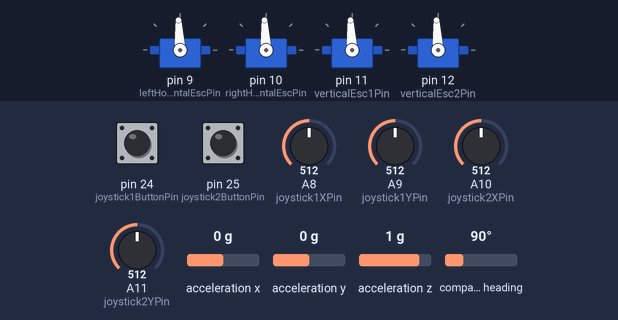
This program was run on a simulated Arduino Mega 2560, built with avr-gcc and run on an emulated ATmega2560. Shown: 4 × servo. The inputs (shaded band) are chosen by the test bench; at power-on: A8 (joystick1XPin) = 512, A11 (joystick2YPin) = 512, A9 (joystick1YPin) = 512, pin 25 (joystick2ButtonPin) HIGH, pin 24 (joystick1ButtonPin) HIGH, A10 (joystick2XPin) = 512, acceleration x 0 g, acceleration y 0 g, acceleration z 1 g, compass heading 90°. What the program prints to the serial monitor is not drawn.

Above: at 7.3 s.
7.4 s: A8 (joystick1XPin) set to 90
At 8.0 s:
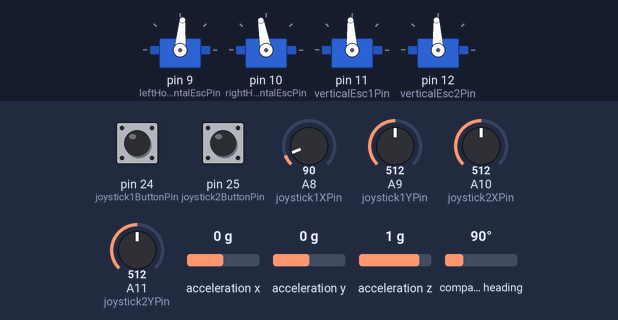
9.0 s: A11 (joystick2YPin) set to 992
At 10.2 s:
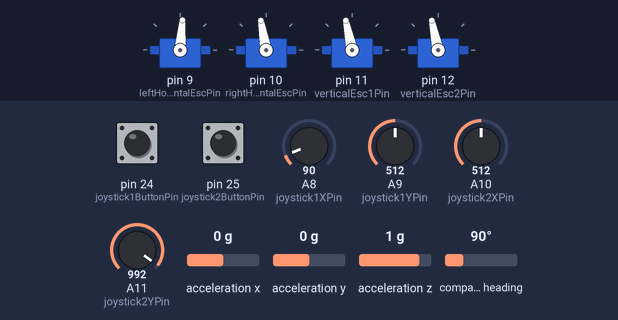
10.5 s: A9 (joystick1YPin) set to 306
At 11.6 s:
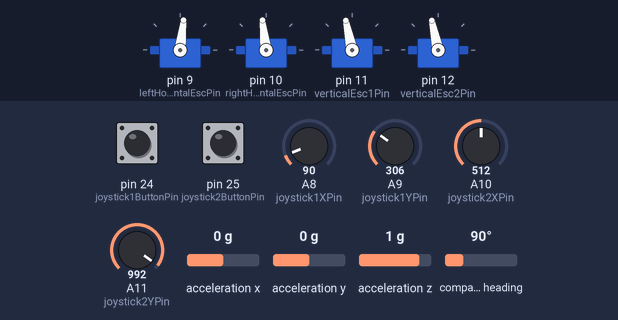
15.8 s: pin 25 (joystick2ButtonPin) pulled LOW for 1 s
At 16.6 s:
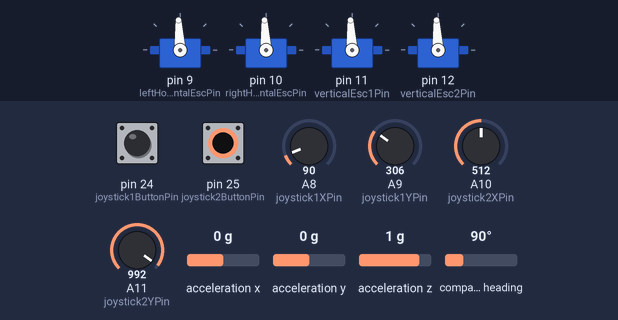
Timing chart, 0 to 18.8 s (numbered marks = the images above; inputs shaded):
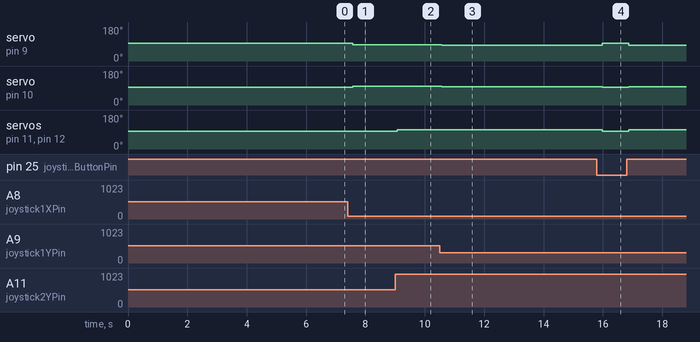

The program:

main.cpp
```cpp
#include <Arduino.h>
#include <Servo.h>
#include <Wire.h>
#include <Adafruit_BNO055.h>
#include <utility/imumaths.h>

const byte leftHorizontalEscPin = 9;
const byte rightHorizontalEscPin = 10;
const byte verticalEsc1Pin = 11;
const byte verticalEsc2Pin = 12;

const byte joystick1XPin = A8;
const byte joystick1YPin = A9;
const byte joystick1ButtonPin = 24;

const byte joystick2XPin = A10;
const byte joystick2YPin = A11;
const byte joystick2ButtonPin = 25;

const int neutralPulse = 1500;
const int minPulse = 1400;
const int maxPulse = 1600;
const int joystickCenter = 512;
const int joystickDeadzone = 60;
const int maxOutputOffset = 100;
const int maxYawCorrection = 30;
const float yawKp = 1.5;
const unsigned long statusIntervalMs = 300;
const unsigned long debounceMs = 50;

Servo leftHorizontalEsc;
Servo rightHorizontalEsc;
Servo verticalEsc1;
Servo verticalEsc2;
Adafruit_BNO055 bno28 = Adafruit_BNO055(55, 0x28, &Wire);
Adafruit_BNO055 bno29 = Adafruit_BNO055(55, 0x29, &Wire);
Adafruit_BNO055 *bno = nullptr;

unsigned long lastStatusTime = 0;
int lastLeftHorizontalPulse = neutralPulse;
int lastRightHorizontalPulse = neutralPulse;
int lastVerticalPulse = neutralPulse;
int lastYawCorrection = 0;
bool bnoReady = false;
bool stabilizeMode = false;
bool lastJoystick1ButtonReading = HIGH;
bool joystick1ButtonState = HIGH;
unsigned long lastJoystick1DebounceTime = 0;
float roll = 0.0;
float pitch = 0.0;
float yaw = 0.0;
float targetYaw = 0.0;
float yawError = 0.0;

// Wandelt einen Analogwert in einen sicheren Ausschlag von -100 bis +100 us um.
int readAxisWithDeadzone(int rawValue) {
  int centeredValue = rawValue - joystickCenter;

  if (abs(centeredValue) <= joystickDeadzone) {
    return 0;
  }

  if (centeredValue > 0) {
    return map(centeredValue, joystickDeadzone + 1, 511, 0, maxOutputOffset);
  }

  return map(centeredValue, -joystickDeadzone - 1, -512, 0, -maxOutputOffset);
}

// Begrenzt alle Pulse hart auf den sicheren Testbereich und sendet sie an die ESCs.
void sendAllThrusters(int leftHorizontalPulse, int rightHorizontalPulse, int verticalPulse) {
  lastLeftHorizontalPulse = constrain(leftHorizontalPulse, minPulse, maxPulse);
  lastRightHorizontalPulse = constrain(rightHorizontalPulse, minPulse, maxPulse);
  lastVerticalPulse = constrain(verticalPulse, minPulse, maxPulse);

  leftHorizontalEsc.writeMicroseconds(lastLeftHorizontalPulse);
  rightHorizontalEsc.writeMicroseconds(lastRightHorizontalPulse);
  verticalEsc1.writeMicroseconds(lastVerticalPulse);
  verticalEsc2.writeMicroseconds(lastVerticalPulse);
}

// Sofortiger Stopp: alle vier ESCs bekommen Neutral.
void stopAllThrusters() {
  sendAllThrusters(neutralPulse, neutralPulse, neutralPulse);
}

// Behandelt den 0/360-Grad-Uebergang.
float calculateYawError(float target, float current) {
  float error = target - current;

  while (error > 180.0) {
    error -= 360.0;
  }

  while (error < -180.0) {
    error += 360.0;
  }

  return error;
}

bool initBno() {
  Serial.println("Teste BNO055 auf Adresse 0x28...");
  if (bno28.begin()) {
    bno = &bno28;
    Serial.println("BNO055 auf 0x28 erkannt.");
    return true;
  }

  Serial.println("Teste BNO055 auf Adresse 0x29...");
  if (bno29.begin()) {
    bno = &bno29;
    Serial.println("BNO055 auf 0x29 erkannt.");
    return true;
  }

  return false;
}

void readBnoValues() {
  if (!bnoReady || bno == nullptr) {
    return;
  }

  imu::Vector<3> euler = bno->getVector(Adafruit_BNO055::VECTOR_EULER);

  // VECTOR_EULER: X = Heading/Yaw, Y = Roll, Z = Pitch
  yaw = euler.x();
  roll = euler.y();
  pitch = euler.z();
}

void resetBnoValues() {
  roll = 0.0;
  pitch = 0.0;
  yaw = 0.0;
  targetYaw = 0.0;
  yawError = 0.0;
  lastYawCorrection = 0;
}

// Joystick 1 schaltet Stabilize bei kurzem Druck ein/aus.
void updateStabilizeButton() {
  bool reading = digitalRead(joystick1ButtonPin);

  if (reading != lastJoystick1ButtonReading) {
    lastJoystick1DebounceTime = millis();
  }

  if (millis() - lastJoystick1DebounceTime > debounceMs) {
    if (reading != joystick1ButtonState) {
      joystick1ButtonState = reading;

      if (joystick1ButtonState == LOW) {
        if (!bnoReady) {
          stabilizeMode = false;
          Serial.println("Stabilize nicht moeglich: BNO055 nicht erkannt.");
        } else {
          readBnoValues();
          stabilizeMode = !stabilizeMode;

          if (stabilizeMode) {
            targetYaw = yaw;
            yawError = 0.0;
            lastYawCorrection = 0;
            Serial.println("Stabilize Mode: aktiviert");
          } else {
            resetBnoValues();
            Serial.println("Stabilize Mode: deaktiviert");
          }
        }
      }
    }
  }

  lastJoystick1ButtonReading = reading;
}

void printStatus(
    int rawX1,
    int rawY1,
    int rawX2,
    int rawY2,
    int throttle,
    int steering,
    int verticalCommand) {
  Serial.print("rawX1=");
  Serial.print(rawX1);
  Serial.print(" rawY1=");
  Serial.print(rawY1);
  Serial.print(" rawX2=");
  Serial.print(rawX2);
  Serial.print(" rawY2=");
  Serial.print(rawY2);
  Serial.print(" throttle=");
  Serial.print(throttle);
  Serial.print(" steering=");
  Serial.print(steering);
  Serial.print(" verticalCommand=");
  Serial.print(verticalCommand);
  Serial.print(" roll=");
  Serial.print(roll);
  Serial.print(" pitch=");
  Serial.print(pitch);
  Serial.print(" yaw=");
  Serial.print(yaw);
  Serial.print(" stabilize=");
  Serial.print(stabilizeMode ? "an" : "aus");
  Serial.print(" targetYaw=");
  Serial.print(targetYaw);
  Serial.print(" yawError=");
  Serial.print(yawError);
  Serial.print(" yawCorrection=");
  Serial.print(lastYawCorrection);
  Serial.print(" leftHorizontalPulse=");
  Serial.print(lastLeftHorizontalPulse);
  Serial.print(" rightHorizontalPulse=");
  Serial.print(lastRightHorizontalPulse);
  Serial.print(" verticalPulse=");
  Serial.println(lastVerticalPulse);
}

void setup() {
  Serial.begin(9600);

  pinMode(joystick1ButtonPin, INPUT_PULLUP);
  pinMode(joystick2ButtonPin, INPUT_PULLUP);

  leftHorizontalEsc.attach(leftHorizontalEscPin);
  rightHorizontalEsc.attach(rightHorizontalEscPin);
  verticalEsc1.attach(verticalEsc1Pin);
  verticalEsc2.attach(verticalEsc2Pin);

  // Direkt nach dem Attach alle ESCs neutral halten, damit sie sicher initialisieren.
  stopAllThrusters();
  delay(5000);

  Wire.begin();
  Wire.setClock(100000);
#if defined(WIRE_HAS_TIMEOUT)
  Wire.setWireTimeout(3000, true);
#endif

  bnoReady = initBno();
  if (bnoReady) {
    bno->setExtCrystalUse(true);
    delay(1000);
    readBnoValues();
    Serial.println("BNO055 initialisiert.");
  } else {
    Serial.println("FEHLER: BNO055 wurde nicht erkannt. Manuelles Fahren bleibt aktiv.");
  }

  Serial.println("ROV 4-Thruster-Joystick-Test bereit.");
  Serial.println("Joystick 1: VRy = vorwaerts/rueckwaerts, VRx = drehen");
  Serial.println("Joystick 2: VRy = vertikal, VRx wird nur angezeigt");
  Serial.println("Joystick-Button 1 = Stabilize an/aus");
  Serial.println("Joystick-Button 2 = Not-Stopp");
}

void loop() {
  int rawX1 = analogRead(joystick1XPin);
  int rawY1 = analogRead(joystick1YPin);
  int rawX2 = analogRead(joystick2XPin);
  int rawY2 = analogRead(joystick2YPin);

  updateStabilizeButton();
  if (stabilizeMode) {
    readBnoValues();
  } else {
    resetBnoValues();
  }

  bool stopPressed = digitalRead(joystick2ButtonPin) == LOW;

  int throttle = readAxisWithDeadzone(rawY1);
  int steering = readAxisWithDeadzone(rawX1);
  int verticalCommand = readAxisWithDeadzone(rawY2);

  if (stopPressed) {
    throttle = 0;
    steering = 0;
    verticalCommand = 0;
    if (stabilizeMode) {
      Serial.println("Stabilize Mode: deaktiviert durch Not-Stopp");
    }
    stabilizeMode = false;
    resetBnoValues();
    stopAllThrusters();
  } else {
    int yawCorrection = 0;

    if (stabilizeMode && bnoReady) {
      yawError = calculateYawError(targetYaw, yaw);
      yawCorrection = constrain((int)(yawError * yawKp), -maxYawCorrection, maxYawCorrection);
    } else {
      yawError = 0.0;
    }
    lastYawCorrection = yawCorrection;

    int leftHorizontalPulse = neutralPulse + throttle + steering;
    int rightHorizontalPulse = neutralPulse + throttle - steering;
    int verticalPulse = neutralPulse + verticalCommand;

    if (stabilizeMode && bnoReady) {
      leftHorizontalPulse += yawCorrection;
      rightHorizontalPulse -= yawCorrection;
    }

    sendAllThrusters(leftHorizontalPulse, rightHorizontalPulse, verticalPulse);
  }

  unsigned long now = millis();
  if (now - lastStatusTime >= statusIntervalMs) {
    lastStatusTime = now;
    printStatus(rawX1, rawY1, rawX2, rawY2, throttle, steering, verticalCommand);
  }
}
```

Measured:
- after the input at 7.4 s, servo on pin 9 (leftHorizontalEscPin): 93° → 85° after 0.17 s; servo on pin 10 (rightHorizontalEscPin): 93° → 100° after 0.17 s
- after the input at 9.0 s, servo on pin 11 (verticalEsc1Pin), servo on pin 12 (verticalEsc2Pin): 93° → 102° after 0.07 s
- after the input at 10.5 s, servo on pin 9 (leftHorizontalEscPin): 85° → 83° after 0.07 s; servo on pin 10 (rightHorizontalEscPin): 100° → 97° after 0.07 s
- after the input at 15.8 s, servo on pin 9 (leftHorizontalEscPin): 83° → 93° after 0.17 s, → 83° 0.89 s later; servo on pin 10 (rightHorizontalEscPin): 97° → 93° after 0.17 s, → 97° 0.89 s later; servo on pin 11 (verticalEsc1Pin), servo on pin 12 (verticalEsc2Pin): 102° → 93° after 0.17 s, → 102° 0.89 s later
